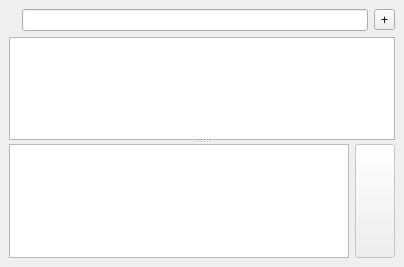
<?xml version="1.0" encoding="UTF-8"?>
<ui version="4.0">
 <class>ChatWidget</class>
 <widget class="QWidget" name="ChatWidget">
  <property name="geometry">
   <rect>
    <x>0</x>
    <y>0</y>
    <width>404</width>
    <height>267</height>
   </rect>
  </property>
  <property name="windowTitle">
   <string>Form</string>
  </property>
  <layout class="QVBoxLayout" name="verticalLayout_2">
   <property name="margin">
    <number>9</number>
   </property>
   <item>
    <widget class="QSplitter" name="splitter">
     <property name="orientation">
      <enum>Qt::Vertical</enum>
     </property>
     <widget class="QWidget" name="layoutWidget">
      <layout class="QVBoxLayout" name="verticalLayout">
       <item>
        <layout class="QHBoxLayout" name="horizontalLayout">
         <item>
          <widget class="QLabel" name="icon">
           <property name="text">
            <string/>
           </property>
           <property name="pixmap">
            <pixmap resource="../res/app.qrc">:/acid_16.png</pixmap>
           </property>
          </widget>
         </item>
         <item>
          <widget class="QLineEdit" name="jid">
           <property name="focusPolicy">
            <enum>Qt::NoFocus</enum>
           </property>
           <property name="readOnly">
            <bool>true</bool>
           </property>
          </widget>
         </item>
         <item>
          <widget class="QToolButton" name="menubutton">
           <property name="text">
            <string>+</string>
           </property>
          </widget>
         </item>
        </layout>
       </item>
       <item>
        <widget class="QTextBrowser" name="chatview">
         <property name="focusPolicy">
          <enum>Qt::NoFocus</enum>
         </property>
         <property name="frameShadow">
          <enum>QFrame::Sunken</enum>
         </property>
         <property name="readOnly">
          <bool>true</bool>
         </property>
         <property name="openLinks">
          <bool>false</bool>
         </property>
        </widget>
       </item>
      </layout>
     </widget>
     <widget class="QWidget" name="layoutWidget">
      <layout class="QHBoxLayout" name="horizontalLayout_2">
       <item>
        <widget class="QTextEdit" name="message">
         <property name="sizePolicy">
          <sizepolicy hsizetype="Expanding" vsizetype="Expanding">
           <horstretch>0</horstretch>
           <verstretch>0</verstretch>
          </sizepolicy>
         </property>
         <property name="minimumSize">
          <size>
           <width>0</width>
           <height>32</height>
          </size>
         </property>
         <property name="focusPolicy">
          <enum>Qt::StrongFocus</enum>
         </property>
         <property name="frameShape">
          <enum>QFrame::StyledPanel</enum>
         </property>
        </widget>
       </item>
       <item>
        <widget class="QPushButton" name="send">
         <property name="enabled">
          <bool>false</bool>
         </property>
         <property name="sizePolicy">
          <sizepolicy hsizetype="Fixed" vsizetype="Expanding">
           <horstretch>32</horstretch>
           <verstretch>0</verstretch>
          </sizepolicy>
         </property>
         <property name="minimumSize">
          <size>
           <width>32</width>
           <height>0</height>
          </size>
         </property>
         <property name="focusPolicy">
          <enum>Qt::NoFocus</enum>
         </property>
         <property name="text">
          <string/>
         </property>
         <property name="icon">
          <iconset resource="../res/app.qrc">
           <normaloff>:/chat/paper-plane.png</normaloff>:/chat/paper-plane.png</iconset>
         </property>
         <property name="shortcut">
          <string>Ctrl+Return</string>
         </property>
         <property name="default">
          <bool>false</bool>
         </property>
        </widget>
       </item>
      </layout>
     </widget>
    </widget>
   </item>
  </layout>
 </widget>
 <resources>
  <include location="../res/app.qrc"/>
 </resources>
 <connections/>
</ui>
